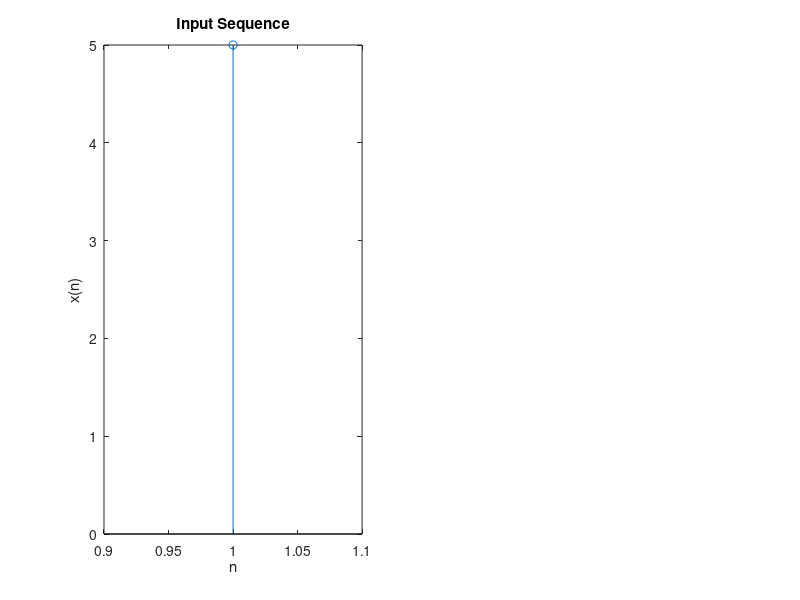

Recreate this plot in MATLAB. (Note: this script raises an error after producing the figure.)
clc;
close all;
clear all;
% two input sequences
x=input('Enter input sequence:')
subplot(1,2,1);
stem(x);
xlabel('n');
ylabel('x(n)');
title('Input Sequence');
% auto correlation of input sequence
z=xcorr(x,x);
disp('The values of z are = ');
disp(z);
subplot(1,2,2);
stem(z);
xlabel('n');
ylabel('z(n)');
title('Auto correlation of input sequence');
